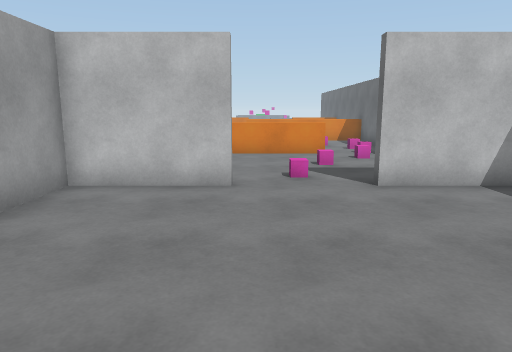
[1] (above)

16 first-person views from a walk through a scene from a Unity 3-D project. The camera is 1.5 m above the floor, tilts 10° down and sees 70° across. The floor is counted in squares, 1 m on a side. Each view is taken from the middle of a square. On the plan, view 1 faces up. The plan holds only what a view shows up to about 16 squares ahead; the rest is blank. The place goes on beyond the plan. The player character is not drawn.

[2]
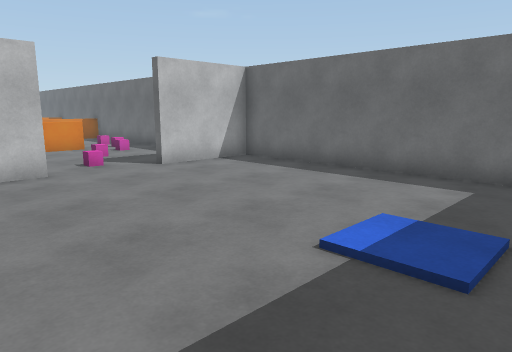

[3]
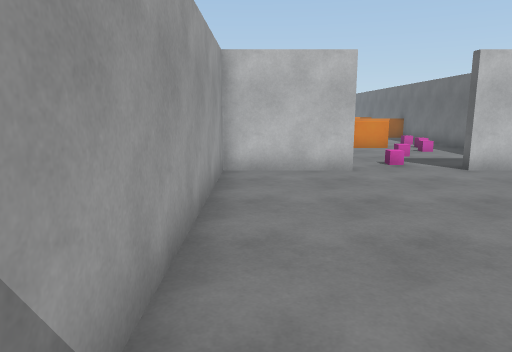

[4]
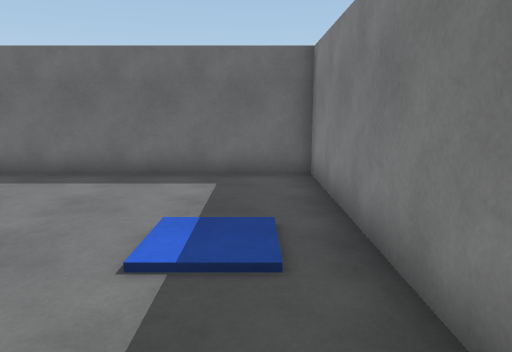

[5]
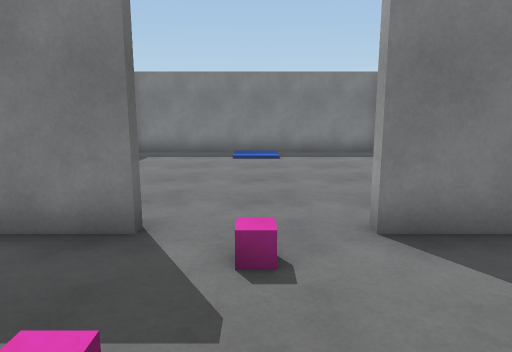

[6]
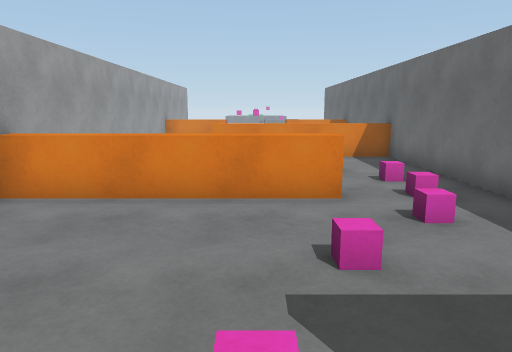

[7]
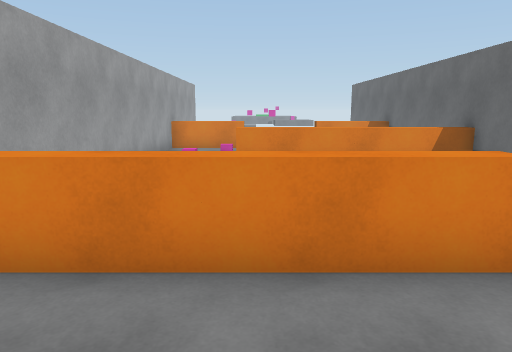

[8]
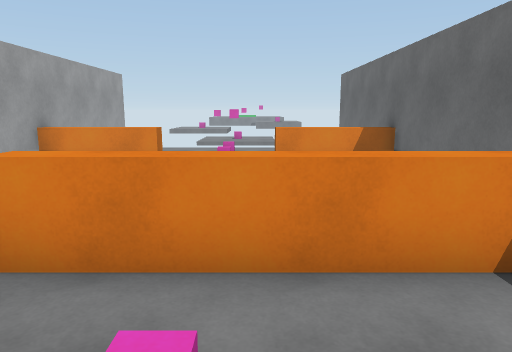

[9]
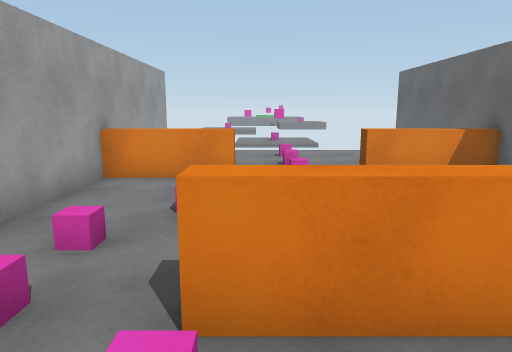

[10]
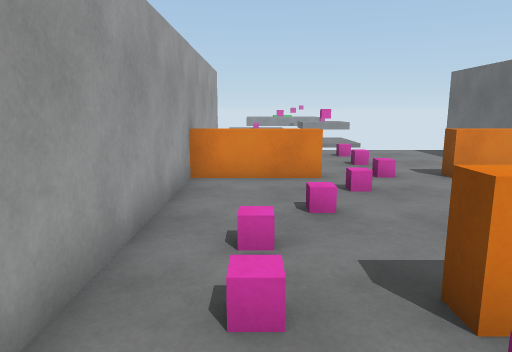

[11]
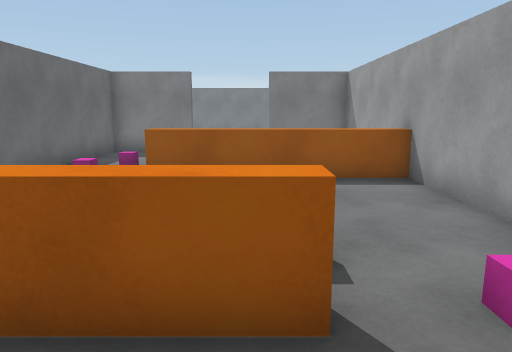

[12]
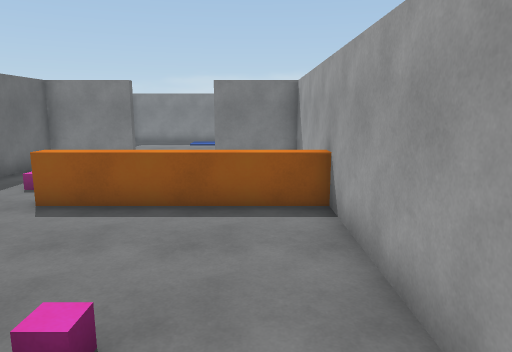

[13]
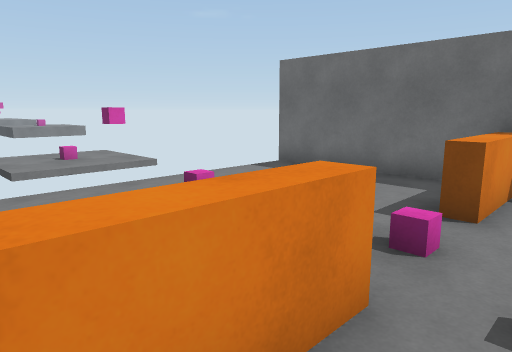

[14]
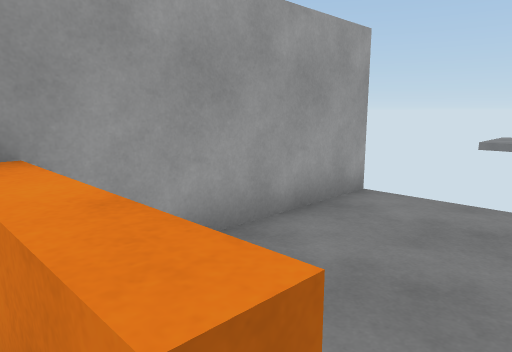

[15]
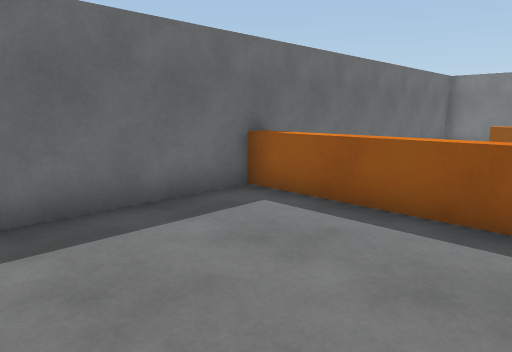

[16]
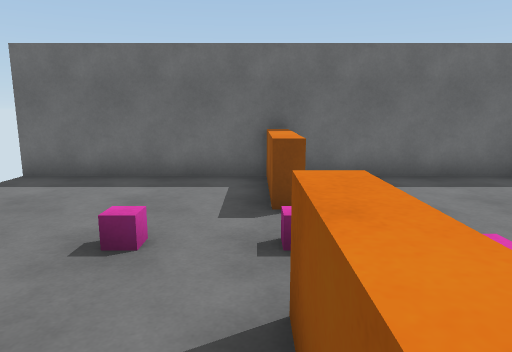

### Floor plan
Key: @ floor where view 1 was taken; # wall or solid block; . floor; / step, stairs or slope; ^ raised ledge; O other object.
Columns run from 4 left of view 1 to 6 right of it. Each row starts with its distance up from view 1.
 32 #         #
 31 #.........#
 30 #.........#
 29 #.........#
 28 #.........#
 27 #.........#
 26 #.........#
 25 #^^^...^^^#
 24 #...O.....#
 23 #.........#
 22 #.........#
 21 #./.......#
 20 #.........#
 19 #...^^^^^^#
 18 #.........#
 17 #.........#
 16 #.........#
 15 #.......O.#
 14 #.........#
 13 #^^^^^^...#
 12 #.........#
 11 # ........#
 10 # ........#
  9 # ........#
  8 ####...####
  7 #.........#
  6 #.........#
  5 #.........#
  4 #.........#
  3 #.........#
  2 #.........#
  1 #.........#
  0 #...@.....#
 -1 #.........#
 -2 #.........#
 -3 ###########

Where each view was taken, in squares from view 1:
view 1: 0 up, 0 right, facing up
view 2: 2 down, 3 left, facing up-right
view 3: 2 down, 3 left, facing up
view 4: 1 down, 3 left, facing right
view 5: 12 up, 1 right, facing down
view 6: 7 up, 1 right, facing up
view 7: 10 up, 0 right, facing up
view 8: 16 up, 2 right, facing up
view 9: 17 up, 0 right, facing up
view 10: 17 up, 2 left, facing up
view 11: 22 up, 0 right, facing down
view 12: 21 up, 2 left, facing down
view 13: 24 up, 3 left, facing up-right
view 14: 25 up, 0 right, facing up-left
view 15: 25 up, 0 right, facing down-right
view 16: 26 up, 3 left, facing right
